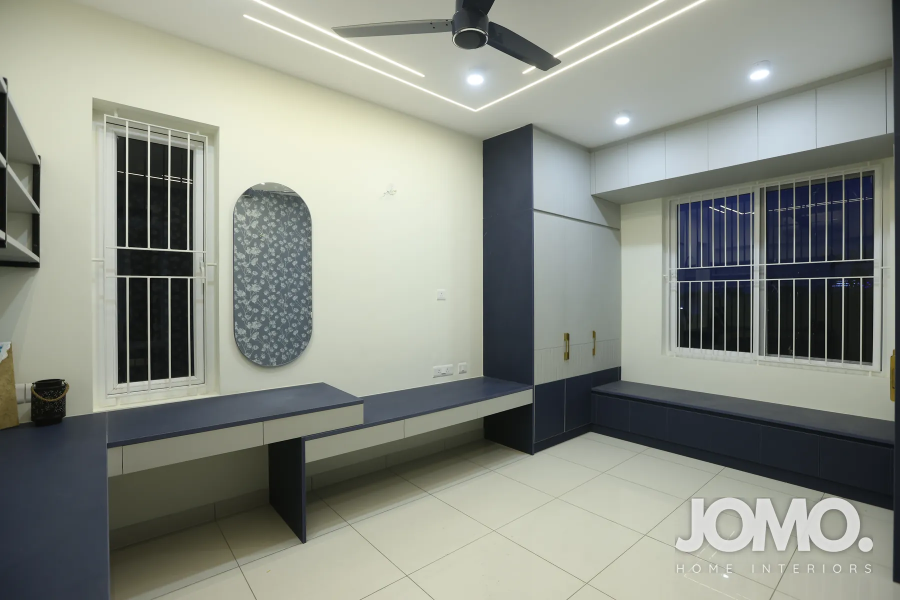
#> input picture public_html/assets/mrs-poornima/full/183a0001.webp, 1800 x 1200 px (shown at 1/2 size)
$ python -i build_assets.py   (imports and definitions only)
#> lines starting #> are read from the running program, lines starting #| are printed output that depends on the picture
"""Convert client photos to WebP (thumb 600w + full 1800w) and write assets/manifest.json.
Usage: python tools/build_assets.py   (reads ../<client>/ folders, writes public_html/assets)"""
import os, re, json, sys
from PIL import Image, ImageOps, ImageFilter
# [3 lines not run here, left out]

ROOT = os.path.dirname(os.path.dirname(os.path.abspath(__file__)))
SRC = os.path.dirname(ROOT)
OUT = os.path.join(ROOT, 'public_html', 'assets')
EXT = {'.jpg', '.jpeg', '.png', '.heic'}

# Photos saved sideways without EXIF info: degrees counter-clockwise to turn them upright.
# Mrs. Poornima: hand-picked photos from poornima/Raw Photo (2 per area); sideways ones turned upright.
SRCDIR = {'poornima': os.path.join('poornima', 'Raw Photo')}
SELECT = {'poornima': ['183A0001.JPG', '183A0024.JPG', '183A0039.JPG', '183A0050.JPG', '183A0097.JPG',
                       '183A0090.JPG', '183A0114.JPG', '183A0149.JPG', '183A0137.JPG', '183A0146.JPG']}
SLUG = {'Mrs.Asha Narayan': 'Asha Narayan', 'KrishnaPriya': 'poornima', 'poornima': 'mrs-poornima'}
# client page order on the site (anything not listed goes last, alphabetical)
ORDER = ['mohan', 'asha-narayan', 'poornima', 'preethi-illam', 'priya-meghanathan', 'ramakrishnan', 'sunil', 'suraj', 'yogeshwari', 'mrs-poornima']
# Vimeo videos per client id (tools/videos.json), copied into the manifest
# [1 line not run here, left out]
ROTATE = {('poornima', f): 90 for f in ('183A0090.JPG', '183A0149.JPG', '183A0146.JPG')}
# [1 line not run here, left out]

# Display title (Mr./Mrs.) and builder per client. Folder name stays the client name; label = title + name.
# builder -> logos/builders/<id>.svg with its width/height (for layout). None = individual house.
BUILDERS = {'brigade': (89, 102, 'svg'), 'ayana': (316, 169, 'svg'), 'florence': (130, 58, 'png')}
META = {
    'Mohan': ('Mr.', None), 'Suraj': ('Mr.', None), 'Preethi Illam': ('', None),
    'KrishnaPriya': ('Mrs.', 'brigade'), 'poornima': ('Mrs.', None), 'Yogeshwari': ('Mrs.', 'brigade'), 'Ramakrishnan': ('Mr.', 'brigade'),
    'Priya Meghanathan': ('Mrs.', 'ayana'), 'Sunil': ('Mr.', None),
    'Mrs.Asha Narayan': ('Mrs.', 'florence'),
}
COVER = {'Mrs.Asha Narayan': 'L1.png', 'poornima': '183A0114.JPG'}   # tile cover when it should not be the first photo (gallery order is unchanged)
DISPLAY = {'Mrs.Asha Narayan': 'Asha Narayan', 'poornima': 'Poornima'}   # shown name when it differs from the folder name

def nat(s): return [int(t) if t.isdigit() else t.lower() for t in re.split(r'(\d+)', s)]
def slug(s): return re.sub(r'-+', '-', re.sub(r'[^a-z0-9]+', '-', s.lower())).strip('-')

# [1 line not run here, left out]
# [1 line that did not run here, left out]

def watermark(im):
    """JOMO Home Interiors logo, bottom-right, ~22% of the width, soft shadow so it reads on light and dark walls."""
    w = max(60, round(im.width * 0.22)); h = round(LOGO.height * w / LOGO.width)
    lg = LOGO.resize((w, h), Image.LANCZOS)
    a = lg.getchannel('A').point(lambda v: int(v * 0.75)); lg.putalpha(a)
    sh = Image.new('RGBA', lg.size, (0, 0, 0, 0)); sh.putalpha(lg.getchannel('A').point(lambda v: int(v * 0.6)))
    sh = sh.filter(ImageFilter.GaussianBlur(max(1, w // 60)))
    m = round(im.width * 0.03)
    base = im.convert('RGBA'); pos = (im.width - w - m, im.height - h - m)
    base.alpha_composite(sh, pos); base.alpha_composite(lg, pos)
    return base.convert('RGB')

def save(im, path, width, q, max_kb=None):
    im = im.copy()
    if im.width > width:
        im = im.resize((width, round(im.height * width / im.width)), Image.LANCZOS)
    im = watermark(im)
    os.makedirs(os.path.dirname(path), exist_ok=True)
    while True:
        im.save(path, 'WEBP', quality=q, method=6)
        if not max_kb or os.path.getsize(path) <= max_kb * 1024 or q <= 40: break
        q -= 5
    return im.width, im.height

manifest = []
# [22 lines not run here, left out]
import shutil
# [4 lines not run here, left out]

>>> import cv2
>>> picture = cv2.imread('../public_html/assets/mrs-poornima/full/183a0001.webp', cv2.IMREAD_GRAYSCALE)
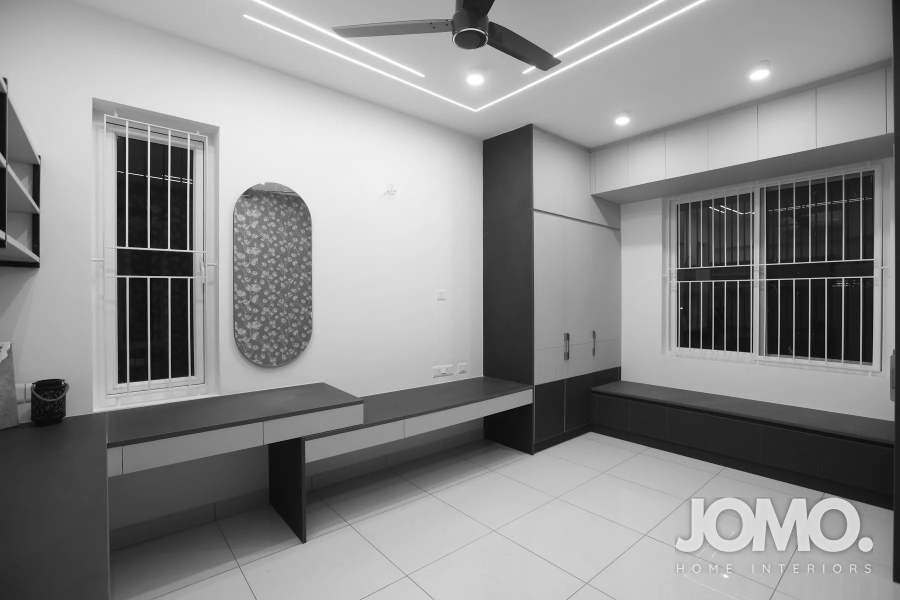
#> picture: shape (1200, 1800) (shown at 1/2 size); min 0, max 255, mean 140.2
#> (the run stopped early here; a loop or call above may not have finished)

$ run again, on public_html/assets/suraj/full/jomo-editedphotos-hires-101.webp
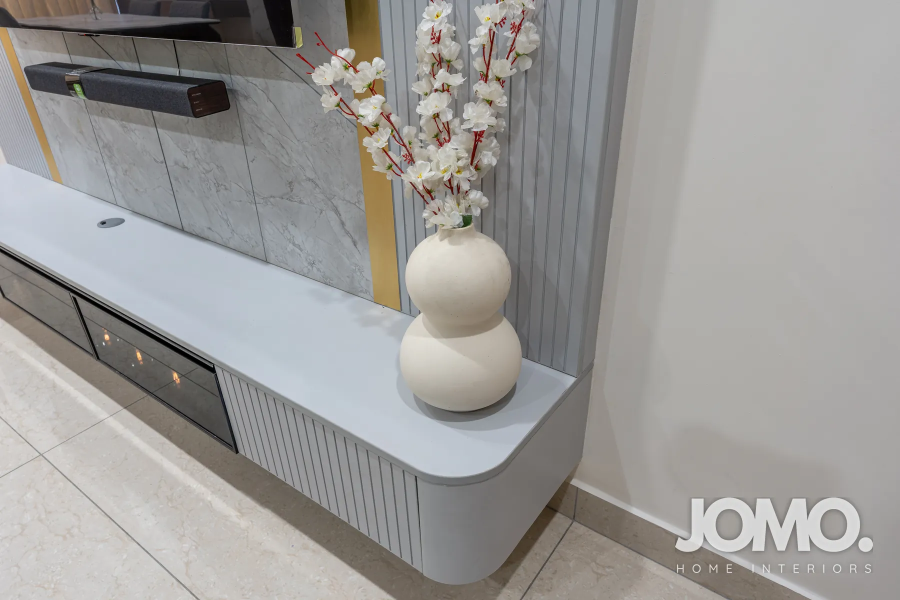
#> input picture public_html/assets/suraj/full/jomo-editedphotos-hires-101.webp, 1800 x 1200 px (shown at 1/2 size)
#> `picture = cv2.imread('../public_html/assets/mrs-poornima/full/183a0001..`:
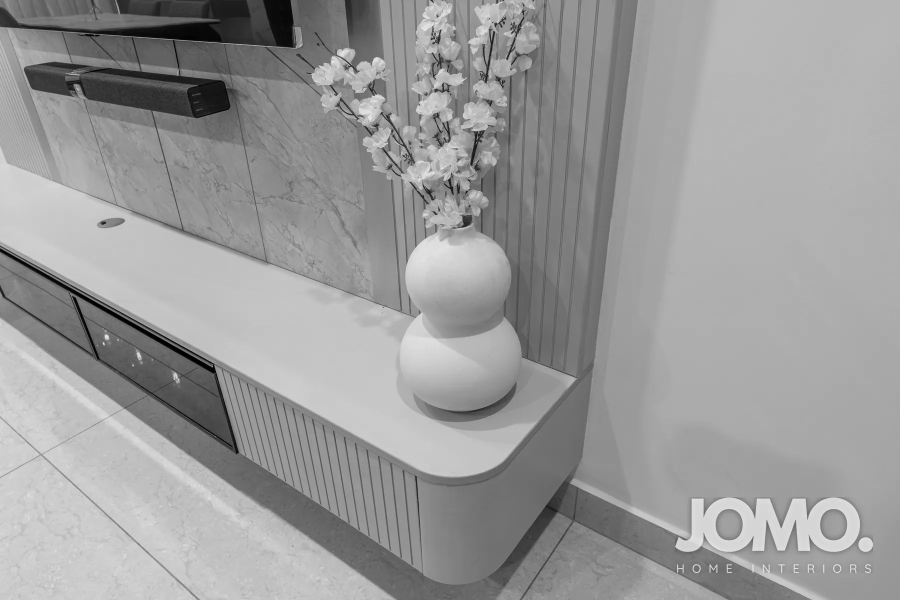
#> picture: shape (1200, 1800) (shown at 1/2 size); min 0, max 244, mean 154.2

$ run again, on public_html/assets/suraj/full/jomo-editedphotos-hires-108.webp
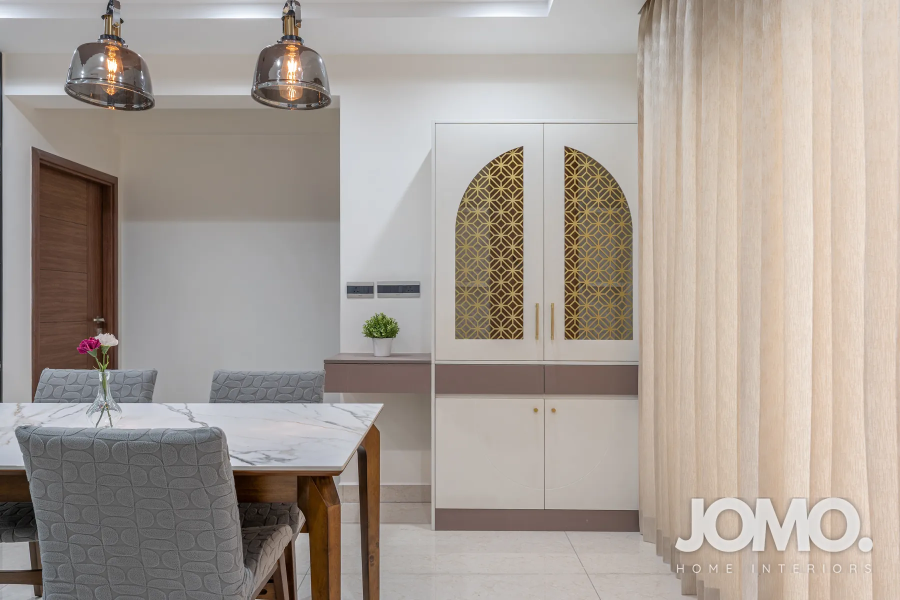
#> input picture public_html/assets/suraj/full/jomo-editedphotos-hires-108.webp, 1800 x 1200 px (shown at 1/2 size)
#> `picture = cv2.imread('../public_html/assets/mrs-poornima/full/183a0001..`:
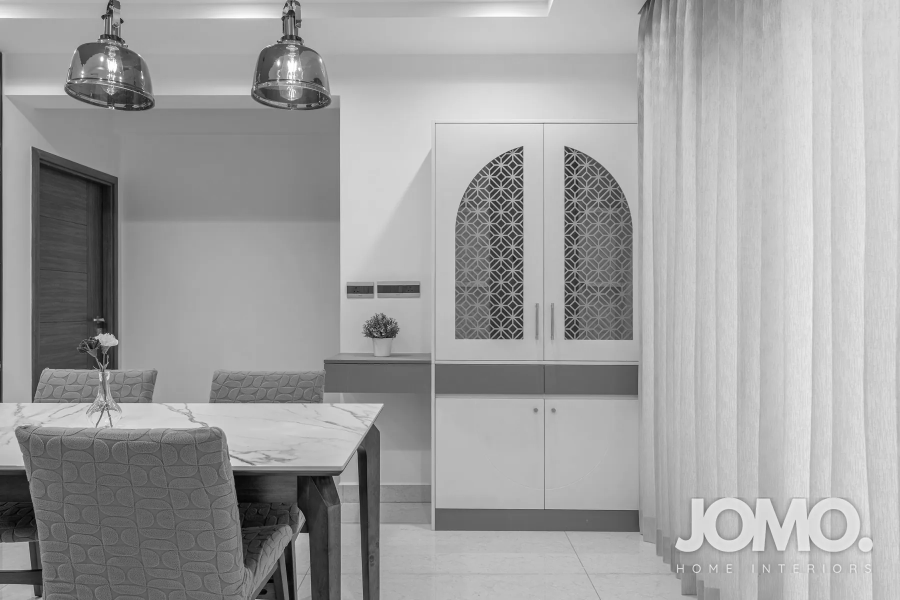
#> picture: shape (1200, 1800) (shown at 1/2 size); min 0, max 255, mean 160.4
